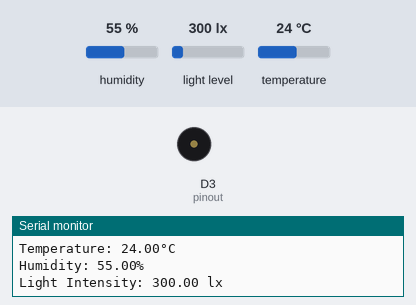
This sketch was run on a simulated Arduino MKR. On the bench: buzzer (waves = sounding), the last lines printed to the serial monitor. The test bench sets the inputs (shaded band); at power-on: humidity 55 %, temperature 24 °C, light level 300 lx. WiFi joins after 1.5 s; servers stay silent unless stated.

Above: at 7.6 s.
7.7 s: humidity set to 22 %
9.2 s: temperature set to 33 °C
12.2 s: temperature set to 36 °C
At 13.46 s:
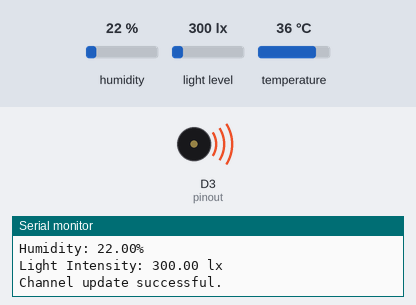
17.9 s: light level set to 105 lx
21.4 s: light level set to 92 lx
At 21.4 s:
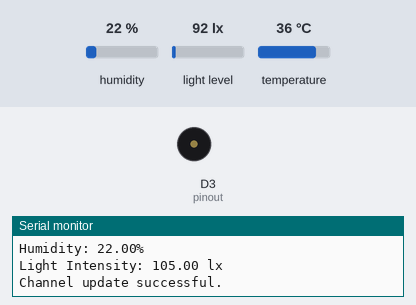
Timing chart, 0 to 23.9 s (numbered marks = the images above; inputs shaded):
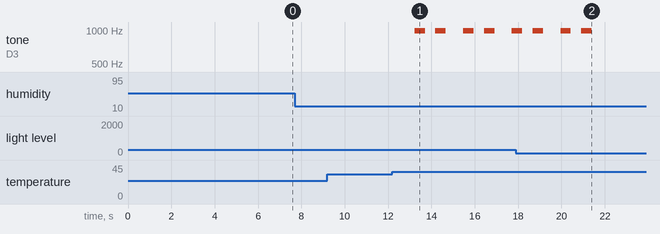

The sketch:

SIT210_ThingSpeak_Arduino_Write_Fields.ino
```cpp
// Basic Variable Setup.
//#include "DateTime.h"
//long TimeElapsed = DateTime.Now.Ticks/TimeSpan.TicksPerMillisecond;

// WiFi & ThingSpeak setup.
#include "WiFiNINA.h"
#include "secrets.h"
#include "ThingSpeak.h" // always include thingspeak header file after other header files and custom macros

char ssid[] = SECRET_SSID;   // your network SSID (name)
char pass[] = SECRET_PASS;   // your network password
int keyIndex = 0;            // your network key Index number (needed only for WEP)
WiFiClient  client;

unsigned long myChannelNumber = SECRET_CH_ID;
const char * myWriteAPIKey = SECRET_WRITE_APIKEY;

// Temperature/Humidity Sensor setup.
#include "DHT.h"
#define DHTPIN 2
#define DHTTYPE DHT11

DHT dht(DHTPIN, DHTTYPE);

// Light Sensor Setup.
#include <BH1750.h>
#include <Wire.h>

BH1750 lightMeter;

// Sound Buzzer setup.
#include <string>
#define timeDelay 60
#define pinout 3

// Variable Initialisation.
// ThingSpeak Status.
String myStatus = "";

// Temperature & Humidity.
float Temperature = 0.0;
float Humidity = 0.0;

// Light Intensity.
float LightIntensity = 0;

// Sound Buzzer
int Bar = 1;
int Note = 1;
//long SoundTimer = DateTime.Now.Ticks/TimeSpan.TicksPerMillisecond;

// Arduino Setup.
void setup()
{
  // Initialize Serial.
  Serial.begin(115200);
  Wire.begin();
  while (!Serial)
  {
    // Wait for serial port to connect. Needed for Leonardo native USB port only.
  }

  // Initialize ThingSpeak.
  ThingSpeak.begin(client);

  // Initialise Temperature/Humidity Sensor.
  dht.begin();

  // Initialise Light Sensor.
  lightMeter.begin();
}

// Arduino Loop.
void loop()
{
  // Connect or reconnect to WiFi.
  if(WiFi.status() != WL_CONNECTED){
    Serial.print("Attempting to connect to SSID: ");
    Serial.println(SECRET_SSID);

    while(WiFi.status() != WL_CONNECTED)
    {
      WiFi.begin(ssid, pass);  // Connect to WPA/WPA2 network. Change this line if using open or WEP network.
      Serial.print(".");
      delay(5000);
    }
    Serial.println("\nConnected.\n");
  }

  // Collect temperature and humidity data from sensor.
  Temperature = dht.readTemperature();
  Humidity = dht.readHumidity();

  Serial.print("Temperature: ");
  Serial.print(Temperature);
  Serial.println("°C");
  Serial.print("Humidity: ");
  Serial.print(Humidity);
  Serial.println("%");

  // Collect light data from sensor.
  LightIntensity = lightMeter.readLightLevel();

  Serial.print("Light Intensity: ");
  Serial.print(LightIntensity);
  Serial.println(" lx");

  // Set ThingSpeak fields with values.
  ThingSpeak.setField(1, Temperature);
  ThingSpeak.setField(2, Humidity);
  ThingSpeak.setField(3, LightIntensity);

  // Set ThingSpeak status.
  ThingSpeak.setStatus(myStatus);

  // Write to ThingSpeak channel.
  int x = ThingSpeak.writeFields(myChannelNumber, myWriteAPIKey);
  if(x == 200){
    Serial.println("Channel update successful.");
  }
  else{
    Serial.println("Problem updating channel. HTTP error code " + String(x));
  }
  Serial.println();

  if (Temperature > 34 & Humidity < 25 & LightIntensity > 100)
  {
    tone(pinout, 988);
    delay(8*timeDelay);

    tone(pinout, 0);
    delay(8*timeDelay);

    tone(pinout, 988);
    delay(8*timeDelay);

    tone(pinout, 0);
    delay(8*timeDelay);
  }
  /*
  // Play Buzzer.
  for (int i = 0; i < 2; i++)
  {
    // First Bar
    tone(pinout, 0);
    delay(2*timeDelay);

    tone(pinout, 0);
    delay(4*timeDelay);

    // B5
    tone(pinout, 988);
    delay(2*timeDelay);

    tone(pinout, 0);
    delay(4*timeDelay);

    // G6
    tone(pinout, 1568);
    delay(2*timeDelay);

    tone(pinout, 0);
    delay(4*timeDelay);

    // F6#
    tone(pinout, 1480);
    delay(2*timeDelay);

    tone(pinout, 0);
    delay(4*timeDelay);

    // Second Bar
    // C6#
    tone(pinout, 1109);
    delay(2*timeDelay);

    tone(pinout, 0);
    delay(4*timeDelay);

    // D6
    tone(pinout, 1174);
    delay(2*timeDelay);

    tone(pinout, 0);
    delay(4*timeDelay);

    // A5#
    tone(pinout, 932);
    delay(2*timeDelay);

    tone(pinout, 0);
    delay(4*timeDelay);

    // B5
    tone(pinout, 988);
    delay(2*timeDelay);

    tone(pinout, 0);
    delay(4*timeDelay);

    //Third Bar
    // A5
    tone(pinout, 880);
    delay(2*timeDelay);

    tone(pinout, 0);
    delay(2*timeDelay);

    // G5#
    tone(pinout, 831);
    delay(2*timeDelay);

    tone(pinout, 0);
    delay(2*timeDelay);

    // G5
    tone(pinout, 784);
    delay(2*timeDelay);

    tone(pinout, 0);
    delay(2*timeDelay);

    // F5#
    tone(pinout, 740);
    delay(2*timeDelay);

    tone(pinout, 0);
    delay(2*timeDelay);

    // G5
    tone(pinout, 784);
    delay(2*timeDelay);

    tone(pinout, 0);
    delay(2*timeDelay);

    // G5#
    tone(pinout, 831);
    delay(2*timeDelay);

    tone(pinout, 0);
    delay(2*timeDelay);

    // Fourth Bar
    // A5
    tone(pinout, 880);
    delay(2*timeDelay);

    tone(pinout, 0);
    delay(4*timeDelay);

    // G5#
    tone(pinout, 831);
    delay(2*timeDelay);

    tone(pinout, 0);
    delay(4*timeDelay);

    // G5
    tone(pinout, 784);
    delay(2*timeDelay);

    tone(pinout, 0);
    delay(4*timeDelay);

    // G5#
    tone(pinout, 831);
    delay(2*timeDelay);

    tone(pinout, 0);
    delay(4*timeDelay);

    // Fifth Bar
    // B3
    tone(pinout, 247);
    delay(12*timeDelay);

    // C4
    tone(pinout, 262);
    delay(timeDelay);

    // D4
    tone(pinout, 294);
    delay(timeDelay);

    // B6
    tone(pinout, 1976);
    delay(2*timeDelay);

    // Rest
    tone(pinout, 0);
    delay(8*timeDelay);

    // Sixth Bar
    // Rest
    tone(pinout, 0);
    delay(12*timeDelay);

    // E6
    tone(pinout, 1319);
    delay(2*timeDelay);

    tone(pinout, 0);
    delay(2*timeDelay);

    // D6#
    tone(pinout, 1245);
    delay(2*timeDelay);

    tone(pinout, 0);
    delay(2*timeDelay);

    // D6
    tone(pinout, 1174);
    delay(2*timeDelay);

    tone(pinout, 0);
    delay(2*timeDelay);

    // Seventh Bar
    // Rest
    tone(pinout, 0);
    delay(24*timeDelay);

    // Eighth Bar
    tone(pinout, 0);
    delay(4*timeDelay);

    // D6
    tone(pinout, 1174);
    delay(2*timeDelay);

    // D6
    tone(pinout, 1174);
    delay(2*timeDelay);

    tone(pinout, 0);
    delay(4*timeDelay);

    // D6
    tone(pinout, 1174);
    delay(2*timeDelay);

    tone(pinout, 0);
    delay(2*timeDelay);

    // C6#
    tone(pinout, 1109);
    delay(2*timeDelay);

    tone(pinout, 0);
    delay(2*timeDelay);

    // C6
    tone(pinout, 1047);
    delay(2*timeDelay);

    tone(pinout, 0);
    delay(2*timeDelay);
  }*/
}
```

secrets.h
```cpp
// Use this file to store all of the private credentials
// and connection details

#define SECRET_SSID "WiFi-B9F85C"		// replace MySSID with your WiFi network name
#define SECRET_PASS "ZjhXPxVjTRa8U7qW"	// replace MyPassword with your WiFi password

#define SECRET_CH_ID 2530936			// replace 0000000 with your channel number
#define SECRET_WRITE_APIKEY "670KAMWLG6X95OEO"   // replace XYZ with your channel write API Key
```

Measured:
- the behaviour switches between 34 and 35 °C on temperature (found by bisection; images 0 and 1)
- the behaviour switches between 101 and 100 lx on light level (found by bisection; images 1 and 2)
- after the input at 12.2 s, tone on D3 (pinout): plays 988 Hz for 0.48 s, 988 Hz for 0.48 s, 988 Hz for 0.48 s, 988 Hz for 0.48 s, 988 Hz for 0.19 s, starting after 1.0 s
- after the input at 21.4 s, tone on D3 (pinout): stops changing and stays silent
